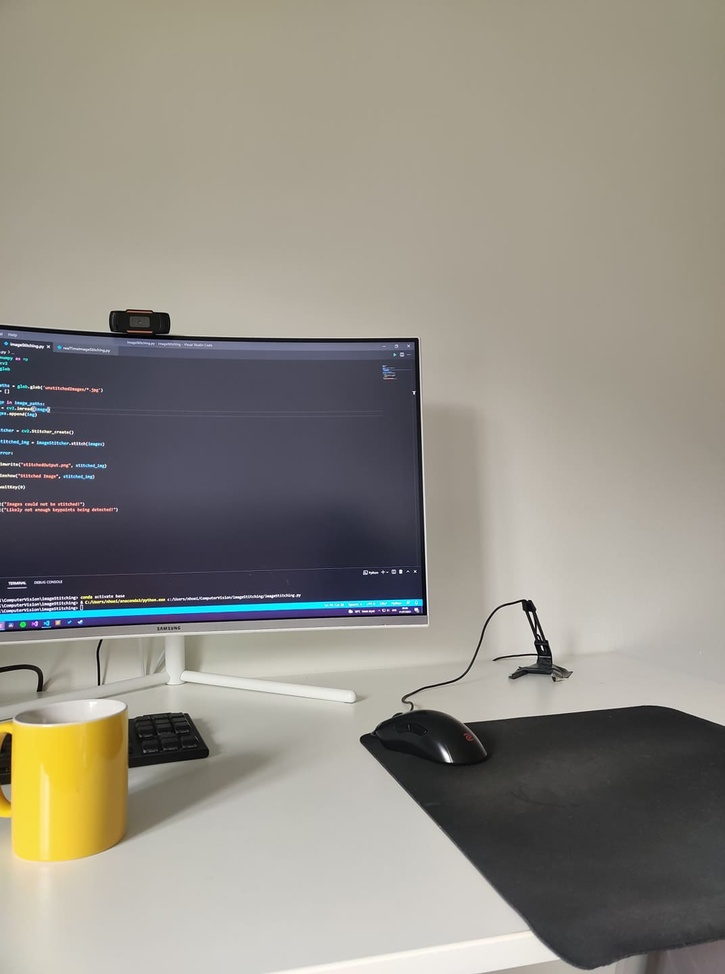
#> input picture imageStitching/images/first.jpg, 725 x 974 px, shrunk from 1072 x 1440 before the run; its folder holds 3 pictures in this run
$ python imageStitchingYT.py
#> lines starting #> are read from the running program, lines starting #| are printed output that depends on the picture; after the words box and inside, x2 and y2 are one past the last pixel; in counts of white or black regions, pixels touching at a corner belong together
import numpy as np
import cv2
import glob
import imutils

image_paths = glob.glob(r'C:\Users\AdminOS\OneDrive\Attachments\Documents\GitHub\ComputerVision\imageStitching\images/*.jpg')


images = []


for image in image_paths:
    img = cv2.imread(image)
#> img is the input picture: shape (974, 725, 3); mean B, G, R 132.5, 141.3, 145.1
    images.append(img)
    cv2.imshow("Image", img)
    cv2.waitKey(0)

imageStitcher = cv2.Stitcher_create(cv2.Stitcher_SCANS)

imageStitcher = cv2.Stitcher_create()

error, stitched_img = imageStitcher.stitch(images)
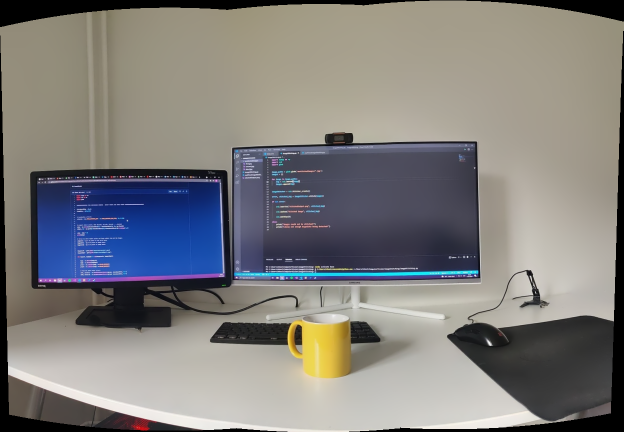
#> stitched_img: shape (864, 1247, 3) (shown at 1/2 size); mean of channels 0, 1, 2 124.9, 126.2, 127.7; drawn as B, G, R
#> error = 0

if not error:

    cv2.imwrite("stitchedOutput.png", stitched_img)
    cv2.imshow("Stitched Img", stitched_img)
    cv2.waitKey(0)


    stitched_img = cv2.copyMakeBorder(stitched_img, 10, 10, 10, 10, cv2.BORDER_CONSTANT, (0,0,0))
#> stitched_img: shape (884, 1267, 3)

    gray = cv2.cvtColor(stitched_img, cv2.COLOR_BGR2GRAY)
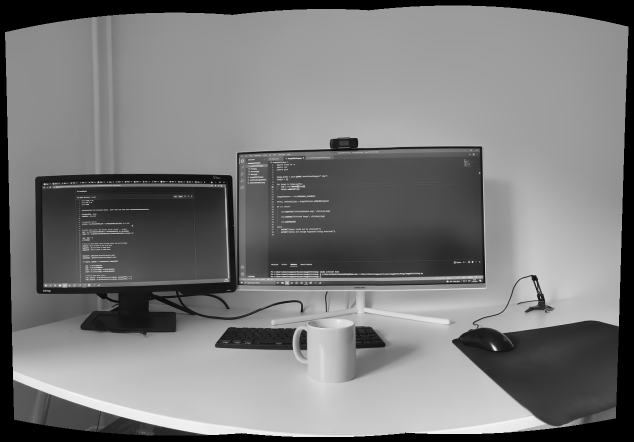
#> gray: shape (884, 1267) (shown at 1/2 size); min 0, max 252, mean 121.7
    thresh_img = cv2.threshold(gray, 0, 255 , cv2.THRESH_BINARY)[1]
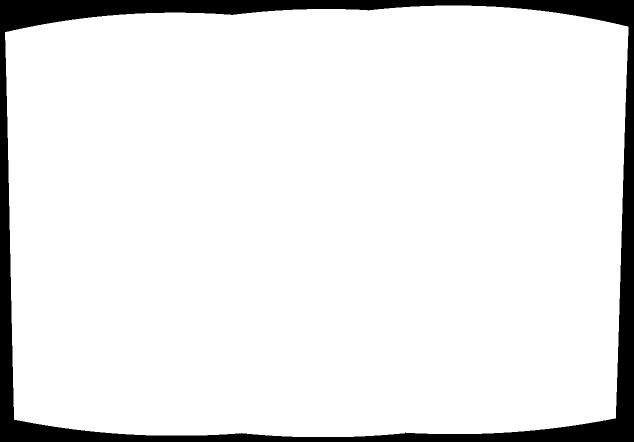
#> thresh_img: shape (884, 1267) (shown at 1/2 size); 91.7% white; 1 black region

    cv2.imshow("Threshold Image", thresh_img)
    cv2.waitKey(0)

    contours = cv2.findContours(thresh_img.copy(), cv2.RETR_EXTERNAL, cv2.CHAIN_APPROX_SIMPLE)
#> contours = 1 contour; box (x1, y1, x2, y2) and area: (10, 11, 1257, 874) 1024668

    contours = imutils.grab_contours(contours)
    areaOI = max(contours, key=cv2.contourArea)
#> areaOI = contour of 485 points, box (x1, y1, x2, y2) (10, 11, 1257, 874), area 1024668

    mask = np.zeros(thresh_img.shape, dtype="uint8")
    x, y, w, h = cv2.boundingRect(areaOI)
#> x = 10; y = 11; w = 1247; h = 863
    cv2.rectangle(mask, (x,y), (x + w, y + h), 255, -1)
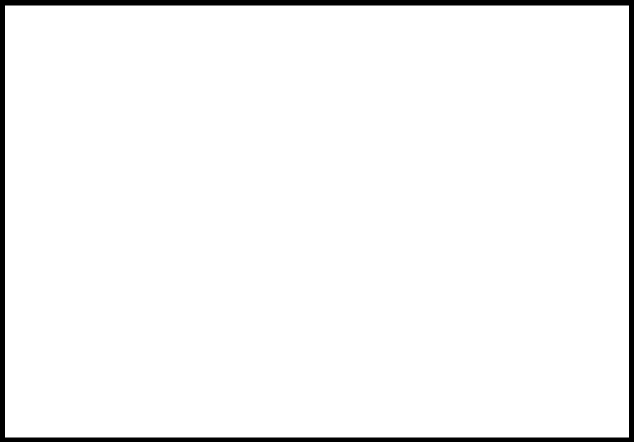
#> mask: shape (884, 1267) (shown at 1/2 size); 96.3% white; 1 black region, box (x1, y1, x2, y2) and area: (0, 0, 1267, 884) 41756

    minRectangle = mask.copy()
    sub = mask.copy()

    while cv2.countNonZero(sub) > 0:
        minRectangle = cv2.erode(minRectangle, None)
        sub = cv2.subtract(minRectangle, thresh_img)
#> this loop made 44 passes
#> pass 1, `sub = cv2.subtract(minRectangle, thresh_img)`:
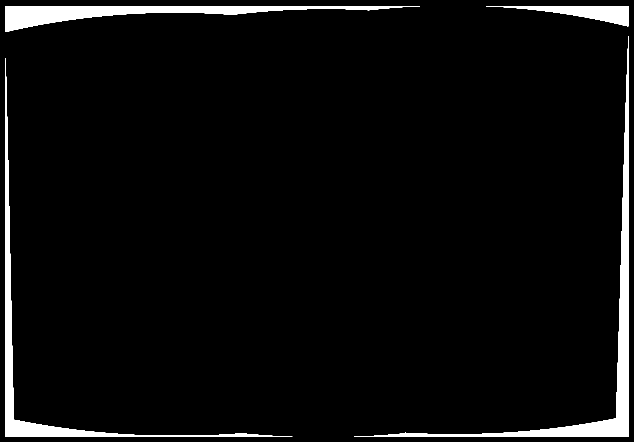
#> sub: shape (884, 1267) (shown at 1/2 size); 4.2% white; 4 white regions, box (x1, y1, x2, y2) and area: (708, 72, 1257, 874) 17254, (11, 12, 840, 64) 13426, (11, 116, 585, 874) 12188, (972, 12, 1257, 53) 4602
#> after the loop:
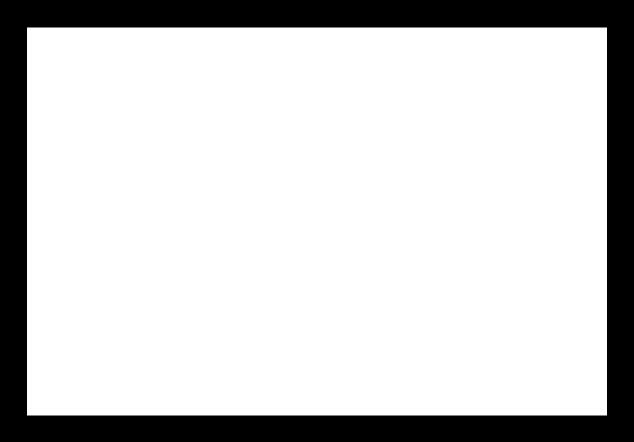
#> minRectangle: shape (884, 1267) (shown at 1/2 size); 80.4% white; 1 black region


    contours = cv2.findContours(minRectangle.copy(), cv2.RETR_EXTERNAL, cv2.CHAIN_APPROX_SIMPLE)
#> contours = 1 contour; box (x1, y1, x2, y2) and area: (54, 55, 1214, 831) 898225

    contours = imutils.grab_contours(contours)
#> contours = [[[54, 55], [54, 830], [1213, 830], [1213, 55]]]
    areaOI = max(contours, key=cv2.contourArea)
#> areaOI = [[54, 55], [54, 830], [1213, 830], [1213, 55]]

    cv2.imshow("minRectangle Image", minRectangle)
    cv2.waitKey(0)

    x, y, w, h = cv2.boundingRect(areaOI)
#> x = 54; y = 55; w = 1160; h = 776

    stitched_img = stitched_img[y:y + h, x:x + w]
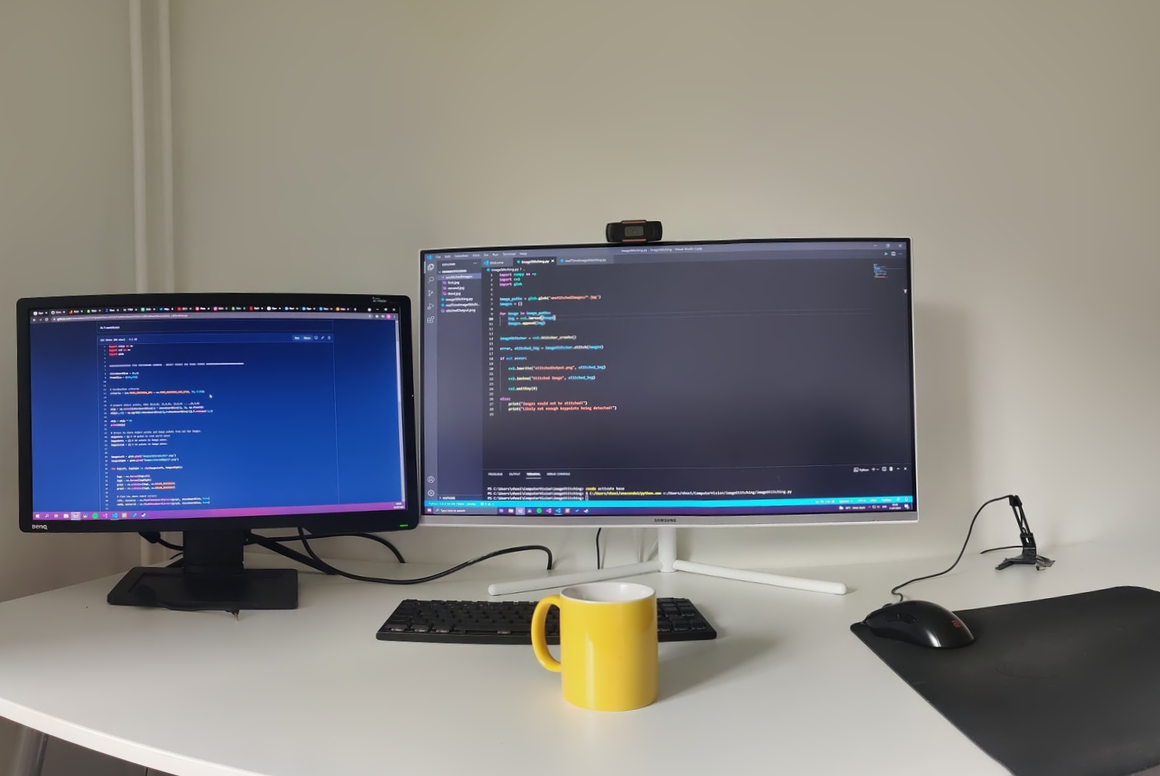
#> stitched_img: shape (776, 1160, 3); mean of channels 0, 1, 2 129.8, 129.7, 130.6; drawn as B, G, R

    cv2.imwrite("stitchedOutputProcessed.png", stitched_img)

    cv2.imshow("Stitched Image Processed", stitched_img)

    cv2.waitKey(0)


else:
    print("Images could not be stitched!")
    print("Likely not enough keypoints being detected!")
